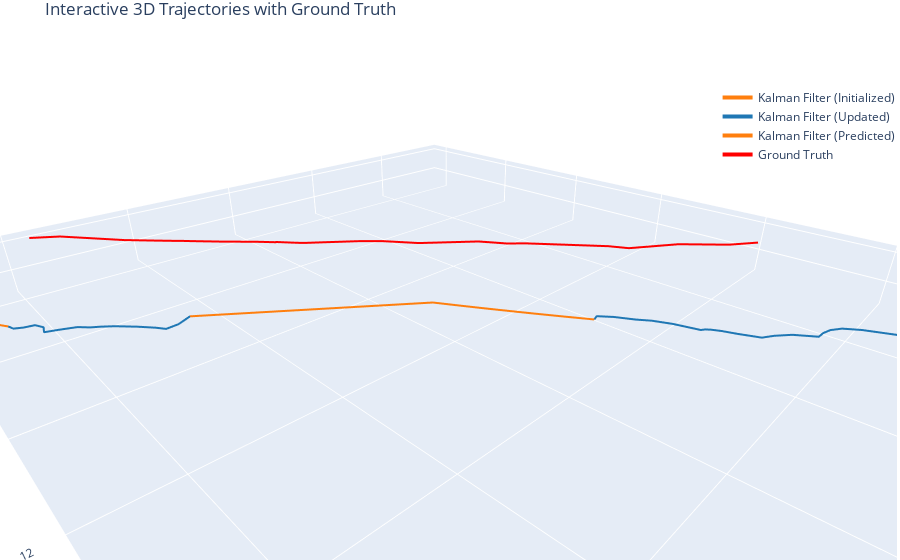

The notebook cell this image was saved under:
### Code cell
# Call the plotting function
plot_trajectories_with_ground_truth(
    tracking_df=tracking_df,
    track_ids=[7],  # Track IDs from tracking_df
    labels_file=r'C:\Users\User\Documents\dataset\pfas\34759_final_project_rect\seq_02\labels.txt',
    labels_track_id=7  # Track ID from labels_file
)

### Figure 1 — Plotly figure (JSON) as saved in the notebook; plotly's stock layout.template omitted (floating-point values rounded to 4 significant figures)
{"data": [{"hoverinfo": "text", "line": {"color": "#ff7f0e", "width": 4}, "mode": "lines", "name": "Kalman Filter (Initialized)", "showlegend": true, "text": ["Track ID: 7<br>Frame: 0<br>Status: Initialized"], "type": "scatter3d", "x": [-3.463], "y": [16.6], "z": [0.6445]}, {"hoverinfo": "text", "line": {"color": "#1f77b4", "width": 4}, "mode": "lines", "name": "Kalman Filter (Updated)", "showlegend": true, "text": ["Track ID: 7<br>Frame: 0<br>Status: Initialized", "Track ID: 7<br>Frame: 0<br>Status: Updated", "Track ID: 7<br>Frame: 1<br>Status: Updated", "Track ID: 7<br>Frame: 2<br>Status: Updated", "Track ID: 7<br>Frame: 3<br>Status: Updated", "Track ID: 7<br>Frame: 4<br>Status: Updated", "Track ID: 7<br>Frame: 5<br>Status: Updated", "Track ID: 7<br>Frame: 6<br>Status: Updated", "Track ID: 7<br>Frame: 7<br>Status: Updated", "Track ID: 7<br>Frame: 8<br>Status: Updated", "Track ID: 7<br>Frame: 9<br>Status: Updated", "Track ID: 7<br>Frame: 10<br>Status: Updated", "Track ID: 7<br>Frame: 11<br>Status: Updated", "Track ID: 7<br>Frame: 12<br>Status: Updated", "Track ID: 7<br>Frame: 13<br>Status: Updated", "Track ID: 7<br>Frame: 14<br>Status: Updated", "Track ID: 7<br>Frame: 15<br>Status: Updated", "Track ID: 7<br>Frame: 16<br>Status: Updated", "Track ID: 7<br>Frame: 17<br>Status: Updated", "Track ID: 7<br>Frame: 18<br>Status: Updated", "Track ID: 7<br>Frame: 19<br>Status: Updated", "Track ID: 7<br>Frame: 20<br>Status: Updated", "Track ID: 7<br>Frame: 21<br>Status: Updated", "Track ID: 7<br>Frame: 22<br>Status: Updated", "Track ID: 7<br>Frame: 23<br>Status: Updated", "Track ID: 7<br>Frame: 24<br>Status: Updated", "Track ID: 7<br>Frame: 25<br>Status: Updated"], "type": "scatter3d", "x": [-3.463, -3.463, -3.437, -3.192, -2.977, -2.816, -2.706, -2.628, -2.453, -2.299, -2.125, -1.947, -1.781, -1.592, -1.384, -1.197, -1.068, -0.9874, -0.908, -0.8312, -0.7478, -0.6444, -0.5152, -0.3682, -0.2061, -0.04375, 0.093], "y": [16.6, 16.6, 17.21, 16.88, 16.69, 16.58, 16.53, 16.52, 16.09, 15.86, 15.75, 15.71, 15.7, 15.41, 15.23, 15.12, 14.82, 14.62, 14.5, 14.43, 14.4, 14.01, 13.74, 13.55, 13.26, 13.06, 13.11], "z": [0.6445, 0.6445, 0.6716, 0.6622, 0.6589, 0.6596, 0.6631, 0.6681, 0.6561, 0.6521, 0.6513, 0.6521, 0.654, 0.6435, 0.6377, 0.6391, 0.6344, 0.636, 0.642, 0.6513, 0.663, 0.6578, 0.658, 0.6623, 0.6614, 0.6617, 0.6715]}, {"hoverinfo": "text", "line": {"color": "#ff7f0e", "width": 4}, "mode": "lines", "name": "Kalman Filter (Predicted)", "showlegend": true, "text": ["Track ID: 7<br>Frame: 25<br>Status: Updated", "Track ID: 7<br>Frame: 26<br>Status: Predicted", "Track ID: 7<br>Frame: 27<br>Status: Predicted", "Track ID: 7<br>Frame: 28<br>Status: Predicted", "Track ID: 7<br>Frame: 29<br>Status: Predicted", "Track ID: 7<br>Frame: 30<br>Status: Predicted", "Track ID: 7<br>Frame: 31<br>Status: Predicted", "Track ID: 7<br>Frame: 32<br>Status: Predicted", "Track ID: 7<br>Frame: 33<br>Status: Predicted", "Track ID: 7<br>Frame: 34<br>Status: Predicted", "Track ID: 7<br>Frame: 35<br>Status: Predicted", "Track ID: 7<br>Frame: 36<br>Status: Predicted"], "type": "scatter3d", "x": [0.093, 0.2238, 0.3543, 0.4843, 0.614, 0.7432, 0.872, 1.0, 1.128, 1.256, 1.383, 1.51], "y": [13.11, 12.92, 12.73, 12.54, 12.35, 12.16, 11.97, 11.79, 11.6, 11.41, 11.22, 11.03], "z": [0.6715, 0.6753, 0.6795, 0.684, 0.6888, 0.694, 0.6996, 0.7054, 0.7117, 0.7183, 0.7252, 0.7324]}, {"hoverinfo": "text", "line": {"color": "#ff7f0e", "width": 4}, "mode": "lines", "showlegend": false, "text": ["Track ID: 7<br>Frame: 36<br>Status: Predicted", "Track ID: 7<br>Frame: 57<br>Status: Initialized"], "type": "scatter3d", "x": [1.51, 4.494], "y": [11.03, 8.879], "z": [0.7324, 0.7874]}, {"hoverinfo": "text", "line": {"color": "#1f77b4", "width": 4}, "mode": "lines", "showlegend": false, "text": ["Track ID: 7<br>Frame: 57<br>Status: Initialized", "Track ID: 7<br>Frame: 57<br>Status: Updated", "Track ID: 7<br>Frame: 58<br>Status: Updated", "Track ID: 7<br>Frame: 59<br>Status: Updated", "Track ID: 7<br>Frame: 60<br>Status: Updated", "Track ID: 7<br>Frame: 61<br>Status: Updated", "Track ID: 7<br>Frame: 62<br>Status: Updated", "Track ID: 7<br>Frame: 63<br>Status: Updated", "Track ID: 7<br>Frame: 64<br>Status: Updated", "Track ID: 7<br>Frame: 65<br>Status: Updated", "Track ID: 7<br>Frame: 66<br>Status: Updated", "Track ID: 7<br>Frame: 67<br>Status: Updated", "Track ID: 7<br>Frame: 68<br>Status: Updated", "Track ID: 7<br>Frame: 69<br>Status: Updated", "Track ID: 7<br>Frame: 70<br>Status: Updated", "Track ID: 7<br>Frame: 71<br>Status: Updated", "Track ID: 7<br>Frame: 72<br>Status: Updated"], "type": "scatter3d", "x": [4.494, 4.494, 4.743, 4.945, 5.042, 5.216, 5.435, 5.592, 5.711, 5.845, 6.057, 6.243, 6.203, 6.265, 6.405, 6.509, 6.537], "y": [8.879, 8.879, 9.051, 9.109, 8.979, 8.761, 8.517, 8.404, 8.366, 8.253, 8.204, 8.19, 8.016, 7.837, 7.808, 7.729, 7.556], "z": [0.7874, 0.7874, 0.8122, 0.8334, 0.8401, 0.8398, 0.8381, 0.847, 0.8661, 0.8789, 0.8994, 0.9245, 0.9217, 0.9114, 0.9141, 0.9073, 0.8875]}, {"hoverinfo": "text", "line": {"color": "#ff7f0e", "width": 4}, "mode": "lines", "showlegend": false, "text": ["Track ID: 7<br>Frame: 72<br>Status: Updated", "Track ID: 7<br>Frame: 73<br>Status: Predicted", "Track ID: 7<br>Frame: 74<br>Status: Predicted", "Track ID: 7<br>Frame: 75<br>Status: Predicted", "Track ID: 7<br>Frame: 76<br>Status: Predicted", "Track ID: 7<br>Frame: 77<br>Status: Predicted", "Track ID: 7<br>Frame: 78<br>Status: Predicted", "Track ID: 7<br>Frame: 79<br>Status: Predicted", "Track ID: 7<br>Frame: 80<br>Status: Predicted", "Track ID: 7<br>Frame: 81<br>Status: Predicted", "Track ID: 7<br>Frame: 82<br>Status: Predicted"], "type": "scatter3d", "x": [6.537, 6.605, 6.664, 6.715, 6.758, 6.793, 6.82, 6.839, 6.851, 6.854, 6.848], "y": [7.556, 7.418, 7.274, 7.125, 6.97, 6.81, 6.645, 6.474, 6.298, 6.117, 5.93], "z": [0.8875, 0.8813, 0.8735, 0.864, 0.853, 0.8402, 0.8259, 0.8099, 0.7922, 0.773, 0.752]}, {"hoverinfo": "text", "line": {"color": "red", "width": 4}, "mode": "lines", "name": "Ground Truth", "showlegend": true, "text": ["Ground Truth<br>Track ID: 7<br>Frame: 0<br>X: -2.92<br>Y: 1.42<br>Z: 14.23", "Ground Truth<br>Track ID: 7<br>Frame: 1<br>X: -2.77<br>Y: 1.42<br>Z: 14.13", "Ground Truth<br>Track ID: 7<br>Frame: 2<br>X: -2.63<br>Y: 1.42<br>Z: 14.03", "Ground Truth<br>Track ID: 7<br>Frame: 3<br>X: -2.49<br>Y: 1.42<br>Z: 13.93", "Ground Truth<br>Track ID: 7<br>Frame: 4<br>X: -2.37<br>Y: 1.42<br>Z: 13.81", "Ground Truth<br>Track ID: 7<br>Frame: 5<br>X: -2.26<br>Y: 1.42<br>Z: 13.69", "Ground Truth<br>Track ID: 7<br>Frame: 6<br>X: -2.15<br>Y: 1.42<br>Z: 13.57", "Ground Truth<br>Track ID: 7<br>Frame: 7<br>X: -2.04<br>Y: 1.41<br>Z: 13.45", "Ground Truth<br>Track ID: 7<br>Frame: 8<br>X: -1.93<br>Y: 1.41<br>Z: 13.33", "Ground Truth<br>Track ID: 7<br>Frame: 9<br>X: -1.78<br>Y: 1.41<br>Z: 13.23", "Ground Truth<br>Track ID: 7<br>Frame: 10<br>X: -1.64<br>Y: 1.41<br>Z: 13.13", "Ground Truth<br>Track ID: 7<br>Frame: 11<br>X: -1.50<br>Y: 1.41<br>Z: 13.03", "Ground Truth<br>Track ID: 7<br>Frame: 12<br>X: -1.36<br>Y: 1.40<br>Z: 12.93", "Ground Truth<br>Track ID: 7<br>Frame: 13<br>X: -1.21<br>Y: 1.40<br>Z: 12.83", "Ground Truth<br>Track ID: 7<br>Frame: 14<br>X: -1.13<br>Y: 1.40<br>Z: 12.69", "Ground Truth<br>Track ID: 7<br>Frame: 15<br>X: -1.04<br>Y: 1.41<br>Z: 12.55", "Ground Truth<br>Track ID: 7<br>Frame: 16<br>X: -0.93<br>Y: 1.41<br>Z: 12.42", "Ground Truth<br>Track ID: 7<br>Frame: 17<br>X: -0.81<br>Y: 1.41<br>Z: 12.30", "Ground Truth<br>Track ID: 7<br>Frame: 18<br>X: -0.69<br>Y: 1.42<br>Z: 12.17", "Ground Truth<br>Track ID: 7<br>Frame: 19<br>X: -0.58<br>Y: 1.42<br>Z: 12.04", "Ground Truth<br>Track ID: 7<br>Frame: 20<br>X: -0.46<br>Y: 1.42<br>Z: 11.92", "Ground Truth<br>Track ID: 7<br>Frame: 21<br>X: -0.35<br>Y: 1.43<br>Z: 11.79", "Ground Truth<br>Track ID: 7<br>Frame: 22<br>X: -0.23<br>Y: 1.43<br>Z: 11.66", "Ground Truth<br>Track ID: 7<br>Frame: 23<br>X: -0.11<br>Y: 1.44<br>Z: 11.54", "Ground Truth<br>Track ID: 7<br>Frame: 24<br>X: -0.01<br>Y: 1.43<br>Z: 11.44", "Ground Truth<br>Track ID: 7<br>Frame: 25<br>X: 0.08<br>Y: 1.43<br>Z: 11.34", "Ground Truth<br>Track ID: 7<br>Frame: 26<br>X: 0.18<br>Y: 1.44<br>Z: 11.21", "Ground Truth<br>Track ID: 7<br>Frame: 27<br>X: 0.28<br>Y: 1.44<br>Z: 11.08", "Ground Truth<br>Track ID: 7<br>Frame: 28<br>X: 0.38<br>Y: 1.45<br>Z: 10.96", "Ground Truth<br>Track ID: 7<br>Frame: 29<br>X: 0.51<br>Y: 1.45<br>Z: 10.85", "Ground Truth<br>Track ID: 7<br>Frame: 30<br>X: 0.64<br>Y: 1.45<br>Z: 10.75", "Ground Truth<br>Track ID: 7<br>Frame: 31<br>X: 0.77<br>Y: 1.45<br>Z: 10.65", "Ground Truth<br>Track ID: 7<br>Frame: 32<br>X: 0.90<br>Y: 1.45<br>Z: 10.54", "Ground Truth<br>Track ID: 7<br>Frame: 33<br>X: 1.03<br>Y: 1.46<br>Z: 10.44", "Ground Truth<br>Track ID: 7<br>Frame: 34<br>X: 1.16<br>Y: 1.46<br>Z: 10.34", "Ground Truth<br>Track ID: 7<br>Frame: 35<br>X: 1.29<br>Y: 1.47<br>Z: 10.18", "Ground Truth<br>Track ID: 7<br>Frame: 36<br>X: 1.42<br>Y: 1.47<br>Z: 10.03", "Ground Truth<br>Track ID: 7<br>Frame: 37<br>X: 1.55<br>Y: 1.48<br>Z: 9.88", "Ground Truth<br>Track ID: 7<br>Frame: 38<br>X: 1.64<br>Y: 1.48<br>Z: 9.79", "Ground Truth<br>Track ID: 7<br>Frame: 39<br>X: 1.72<br>Y: 1.47<br>Z: 9.70", "Ground Truth<br>Track ID: 7<br>Frame: 40<br>X: 1.80<br>Y: 1.47<br>Z: 9.61", "Ground Truth<br>Track ID: 7<br>Frame: 41<br>X: 1.94<br>Y: 1.47<br>Z: 9.48", "Ground Truth<br>Track ID: 7<br>Frame: 42<br>X: 2.07<br>Y: 1.46<br>Z: 9.36", "Ground Truth<br>Track ID: 7<br>Frame: 43<br>X: 2.21<br>Y: 1.46<br>Z: 9.23", "Ground Truth<br>Track ID: 7<br>Frame: 44<br>X: 2.34<br>Y: 1.45<br>Z: 9.10", "Ground Truth<br>Track ID: 7<br>Frame: 45<br>X: 2.48<br>Y: 1.45<br>Z: 8.98", "Ground Truth<br>Track ID: 7<br>Frame: 46<br>X: 2.59<br>Y: 1.46<br>Z: 8.88", "Ground Truth<br>Track ID: 7<br>Frame: 47<br>X: 2.81<br>Y: 1.47<br>Z: 8.66", "Ground Truth<br>Track ID: 7<br>Frame: 48<br>X: 2.82<br>Y: 1.48<br>Z: 8.69", "Ground Truth<br>Track ID: 7<br>Frame: 49<br>X: 2.93<br>Y: 1.48<br>Z: 8.59", "Ground Truth<br>Track ID: 7<br>Frame: 50<br>X: 3.05<br>Y: 1.49<br>Z: 8.49", "Ground Truth<br>Track ID: 7<br>Frame: 51<br>X: 3.18<br>Y: 1.49<br>Z: 8.36", "Ground Truth<br>Track ID: 7<br>Frame: 52<br>X: 3.31<br>Y: 1.50<br>Z: 8.23", "Ground Truth<br>Track ID: 7<br>Frame: 53<br>X: 3.44<br>Y: 1.50<br>Z: 8.10", "Ground Truth<br>Track ID: 7<br>Frame: 54<br>X: 3.56<br>Y: 1.50<br>Z: 7.98", "Ground Truth<br>Track ID: 7<br>Frame: 55<br>X: 3.67<br>Y: 1.50<br>Z: 7.87", "Ground Truth<br>Track ID: 7<br>Frame: 56<br>X: 3.78<br>Y: 1.51<br>Z: 7.76", "Ground Truth<br>Track ID: 7<br>Frame: 57<br>X: 3.93<br>Y: 1.51<br>Z: 7.61", "Ground Truth<br>Track ID: 7<br>Frame: 58<br>X: 4.01<br>Y: 1.51<br>Z: 7.54", "Ground Truth<br>Track ID: 7<br>Frame: 59<br>X: 4.13<br>Y: 1.52<br>Z: 7.43", "Ground Truth<br>Track ID: 7<br>Frame: 60<br>X: 4.24<br>Y: 1.52<br>Z: 7.31", "Ground Truth<br>Track ID: 7<br>Frame: 61<br>X: 4.36<br>Y: 1.52<br>Z: 7.20", "Ground Truth<br>Track ID: 7<br>Frame: 62<br>X: 4.48<br>Y: 1.53<br>Z: 7.08", "Ground Truth<br>Track ID: 7<br>Frame: 63<br>X: 4.58<br>Y: 1.53<br>Z: 6.98", "Ground Truth<br>Track ID: 7<br>Frame: 64<br>X: 4.69<br>Y: 1.53<br>Z: 6.87", "Ground Truth<br>Track ID: 7<br>Frame: 65<br>X: 4.79<br>Y: 1.54<br>Z: 6.75", "Ground Truth<br>Track ID: 7<br>Frame: 66<br>X: 4.89<br>Y: 1.55<br>Z: 6.64", "Ground Truth<br>Track ID: 7<br>Frame: 67<br>X: 5.00<br>Y: 1.55<br>Z: 6.53", "Ground Truth<br>Track ID: 7<br>Frame: 68<br>X: 5.10<br>Y: 1.56<br>Z: 6.41", "Ground Truth<br>Track ID: 7<br>Frame: 69<br>X: 5.20<br>Y: 1.57<br>Z: 6.30", "Ground Truth<br>Track ID: 7<br>Frame: 70<br>X: 5.30<br>Y: 1.57<br>Z: 6.19", "Ground Truth<br>Track ID: 7<br>Frame: 71<br>X: 5.49<br>Y: 1.57<br>Z: 6.05", "Ground Truth<br>Track ID: 7<br>Frame: 72<br>X: 5.68<br>Y: 1.57<br>Z: 5.91"], "type": "scatter3d", "x": [-2.918, -2.774, -2.63, -2.486, -2.374, -2.262, -2.151, -2.039, -1.927, -1.785, -1.642, -1.5, -1.357, -1.215, -1.128, -1.041, -0.9254, -0.8094, -0.6935, -0.5775, -0.4616, -0.3457, -0.2297, -0.1138, -0.01495, 0.08386, 0.1835, 0.2832, 0.3828, 0.512, 0.6412, 0.7705, 0.8997, 1.029, 1.158, 1.29, 1.422, 1.554, 1.637, 1.72, 1.803, 1.938, 2.072, 2.207, 2.342, 2.477, 2.591, 2.814, 2.819, 2.932, 3.046, 3.179, 3.311, 3.443, 3.557, 3.671, 3.785, 3.931, 4.013, 4.127, 4.241, 4.355, 4.478, 4.583, 4.686, 4.789, 4.892, 4.995, 5.098, 5.201, 5.304, 5.493, 5.681], "y": [14.23, 14.13, 14.03, 13.93, 13.81, 13.69, 13.57, 13.45, 13.33, 13.23, 13.13, 13.03, 12.93, 12.83, 12.69, 12.55, 12.42, 12.3, 12.17, 12.04, 11.92, 11.79, 11.66, 11.54, 11.44, 11.34, 11.21, 11.08, 10.96, 10.85, 10.75, 10.65, 10.54, 10.44, 10.34, 10.18, 10.03, 9.882, 9.792, 9.701, 9.61, 9.484, 9.357, 9.23, 9.104, 8.977, 8.88, 8.656, 8.687, 8.59, 8.493, 8.361, 8.229, 8.096, 7.985, 7.873, 7.761, 7.614, 7.537, 7.426, 7.314, 7.202, 7.081, 6.979, 6.866, 6.752, 6.639, 6.526, 6.413, 6.3, 6.187, 6.05, 5.914], "z": [1.42, 1.42, 1.419, 1.418, 1.417, 1.416, 1.415, 1.414, 1.414, 1.411, 1.409, 1.406, 1.404, 1.402, 1.405, 1.408, 1.411, 1.415, 1.418, 1.421, 1.425, 1.428, 1.432, 1.435, 1.433, 1.43, 1.436, 1.441, 1.446, 1.448, 1.45, 1.452, 1.455, 1.457, 1.459, 1.465, 1.471, 1.478, 1.476, 1.474, 1.472, 1.467, 1.463, 1.459, 1.455, 1.45, 1.459, 1.472, 1.476, 1.485, 1.493, 1.494, 1.495, 1.496, 1.499, 1.503, 1.506, 1.51, 1.512, 1.515, 1.519, 1.522, 1.526, 1.528, 1.535, 1.541, 1.547, 1.553, 1.56, 1.566, 1.572, 1.573, 1.573]}], "layout": {"legend": {"bgcolor": "rgba(255,255,255,0.5)", "bordercolor": "black", "x": 0.8, "y": 0.9}, "margin": {"b": 0, "l": 0, "r": 0, "t": 30}, "scene": {"aspectmode": "data", "camera": {"eye": {"x": 1.2, "y": 1.2, "z": 0.8}}, "xaxis": {"title": {"text": "X (meters)"}}, "yaxis": {"title": {"text": "Z (meters)"}}, "zaxis": {"title": {"text": "Y (meters)"}}}, "title": {"text": "Interactive 3D Trajectories with Ground Truth"}}}
